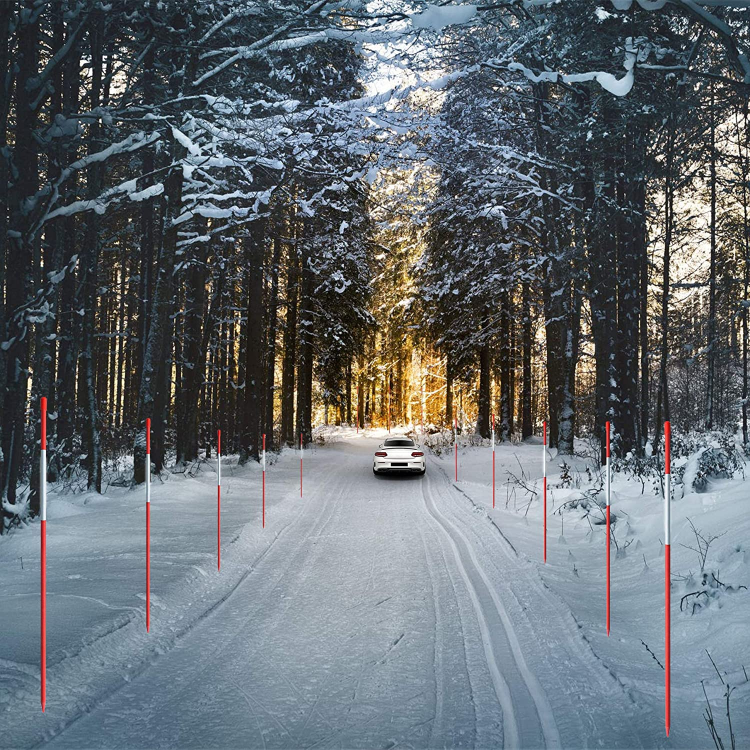
#> input picture images/test1.jpg, 1500 x 1500 px (shown at 1/2 size)
$ python -i templateMatching.py   (imports and definitions only)
#> lines starting #> are read from the running program, lines starting #| are printed output that depends on the picture; after the words box and inside, x2 and y2 are one past the last pixel; in counts of white or black regions, pixels touching at a corner belong together; pictures that were not available may be replaced by others from this repository, and a replacement may not be noted
import numpy as np
import imutils
import cv2

OVERLAP_THRESHOLD = 0.3 #30% area overlap mains they are the same box

def templateMatching(image, template, rectangles, tW, tH):

    gray = cv2.cvtColor(image, cv2.COLOR_BGR2GRAY)

    for scale in np.linspace(0.2, 1.0, 20)[::-1]:
        resized = imutils.resize(gray, width=int(gray.shape[1] * scale))
        r = gray.shape[1] / float(resized.shape[1])
        if resized.shape[0] < tH or resized.shape[1] < tW:
            break

        edged = cv2.Canny(resized, 50, 200)
        result = cv2.matchTemplate(edged, template, cv2.TM_CCOEFF)
        (_, maxVal, _, maxLoc) = cv2.minMaxLoc(result)

        rectangles.append((int(maxLoc[0] * r), int(maxLoc[1] * r),
                        int((maxLoc[0] + tW) * r),  int((maxLoc[1] + tH) * r)))


def doesOverlap(box1, box2):
   startX_1, startY_1, endX_1, endY_1 = box1
   startX_2, startY_2, endX_2, endY_2 = box2
   #coordinates follow specific format:
   # startX_1, startY_1 -> Top left corner
   # endX_1, endY_1 -> Bottom right corner
   x_left = max(startX_1,startX_2)
   y_top = max(startY_1, startY_2)
   x_right = min(endX_1, endX_2)
   y_bottom = min(endY_1, endY_2)

   return ((x_right - x_left + 1) * (y_bottom - y_top + 1)) > 0.3 #+1 added for mathematical offset

#implement area intersection % threshold
def mergeBoxes(rectangles):
    rectangles.sort()

    for i in range(len(rectangles)):

        box1 = rectangles[i]
        for j in range(len(rectangles)):

            box2 = rectangles[j]

            if doesOverlap(box1, box2):
                rectangles[j] = (min(box1[0],box2[0]),min(box1[1],box2[1]),max(box1[2],box2[2]),max(box1[3],box2[3]))

    rectangles = sorted(list(set(rectangles)))
    return rectangles


def buildBoundingBoxes(img, templatePath = 'assets/template.png', visualize = True):

    image = img
    template = cv2.imread(templatePath)
    template = cv2.cvtColor(template, cv2.COLOR_BGR2GRAY)
    template = cv2.Canny(template, 50, 200)
    (tH, tW) = template.shape[:2]

    rectangles = []
    templateMatching(image, template, rectangles, tW, tH)
    mergeBoxes(rectangles)

    return rectangles

>>> import cv2
>>> picture = cv2.imread('images/test1.jpg', cv2.IMREAD_GRAYSCALE)
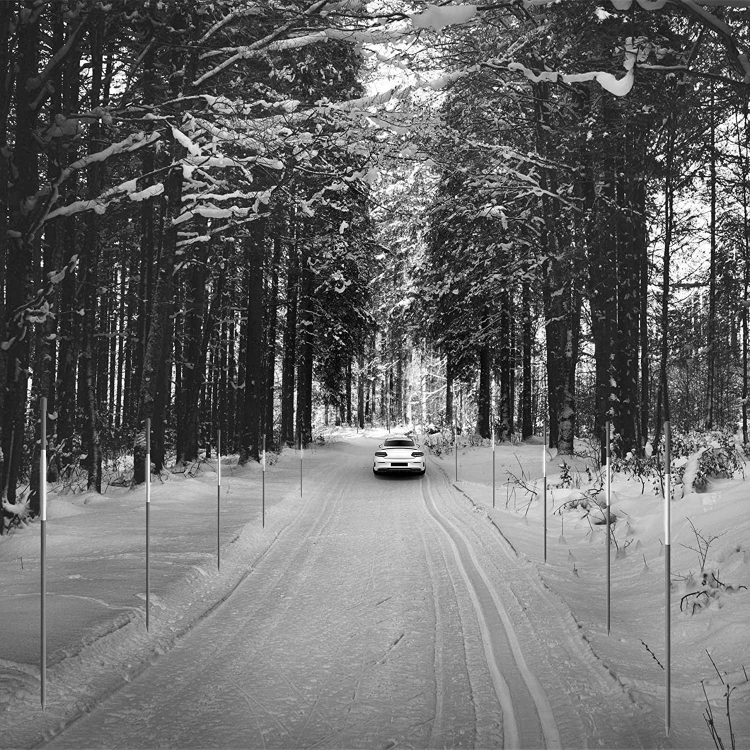
#> picture: shape (1500, 1500) (shown at 1/2 size); min 0, max 255, mean 105.7
>>> result = buildBoundingBoxes(picture)
#> in buildBoundingBoxes, template is the input picture: shape (1500, 1500, 3); mean B, G, R 112.8, 107.3, 100
#> in buildBoundingBoxes, `template = cv2.Canny(template, 50, 200)`:
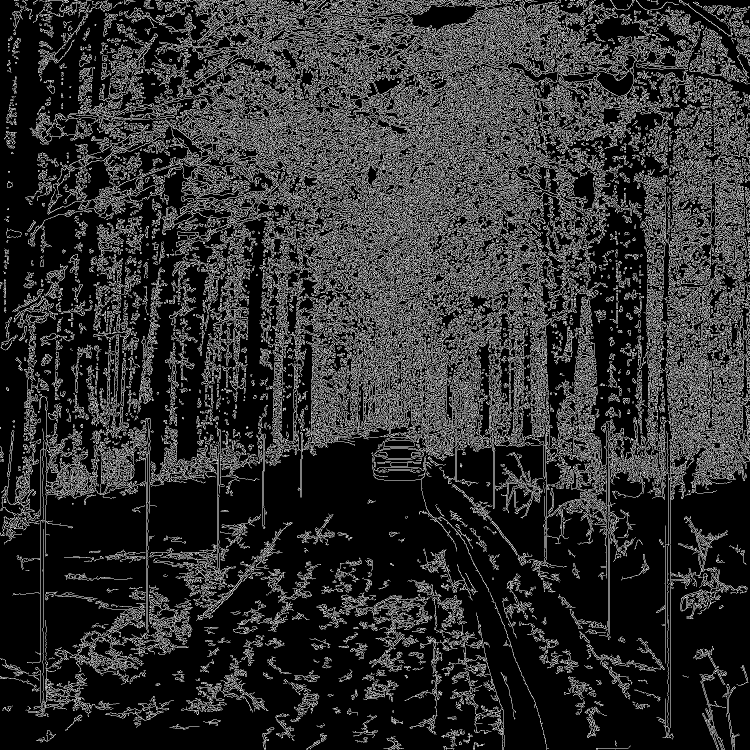
#> template: shape (1500, 1500) (shown at 1/2 size); 18.9% white in thin lines or dots
#> (the run stopped early here; a loop or call above may not have finished)

$ run again, on images/test3.jpg
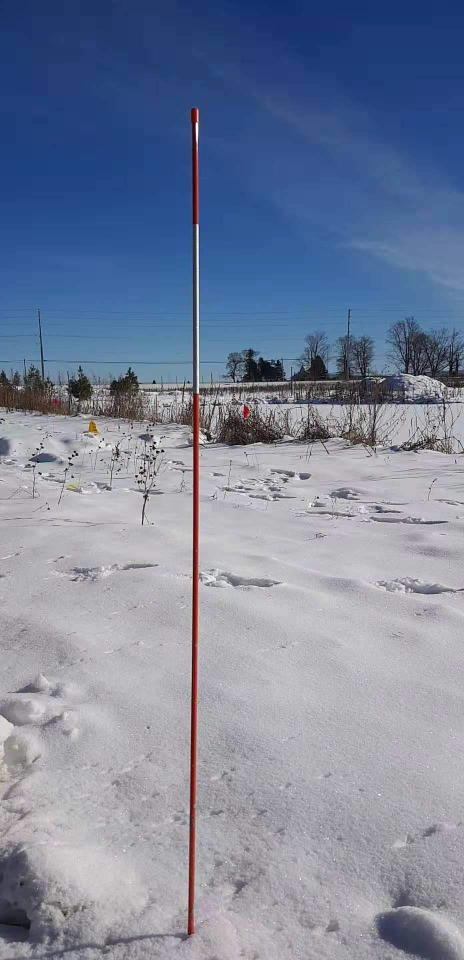
#> input picture images/test3.jpg, 928 x 1920 px (shown at 1/2 size)
#> `picture = cv2.imread('images/test1.jpg', cv2.IMREAD_GRAYSCALE)`:
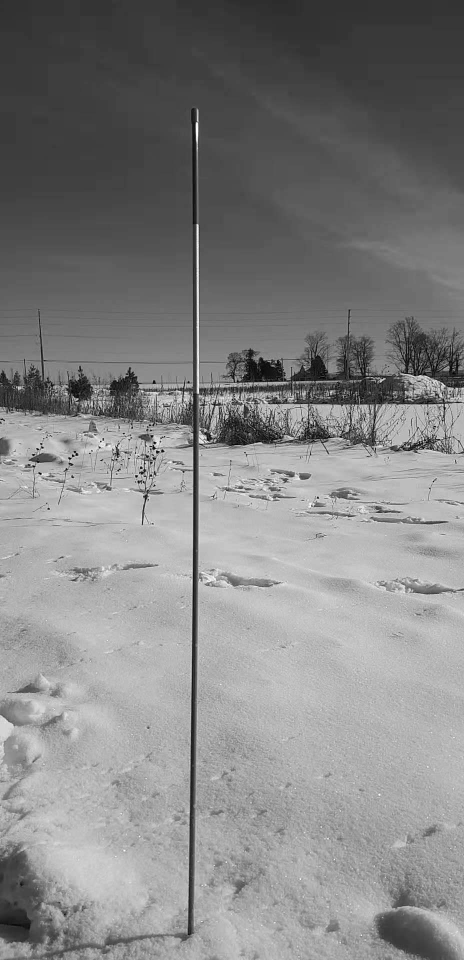
#> picture: shape (1920, 928) (shown at 1/2 size); min 0, max 255, mean 131.7
#> in buildBoundingBoxes, template is the input picture: shape (1920, 928, 3); mean B, G, R 156.1, 132.1, 121.7
#> in buildBoundingBoxes, `template = cv2.Canny(template, 50, 200)`:
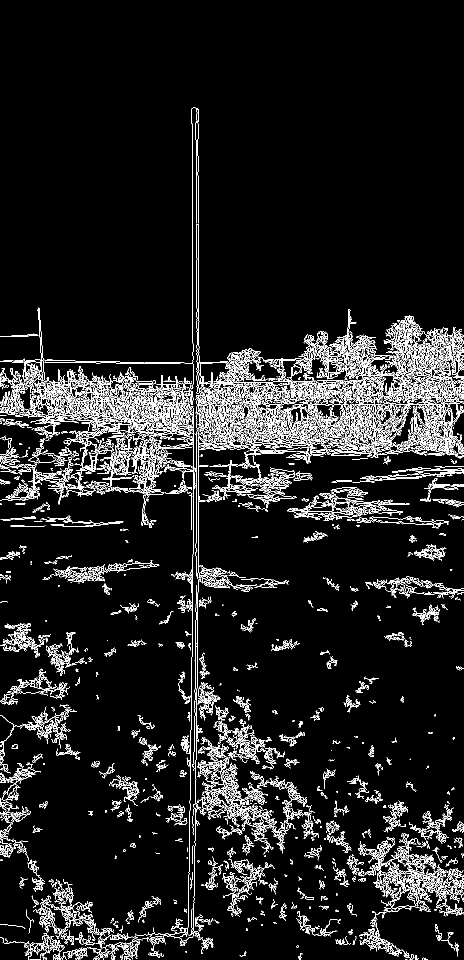
#> template: shape (1920, 928) (shown at 1/2 size); 7.6% white in thin lines or dots, all inside (x1, y1, x2, y2) = (0, 215, 928, 1920)
